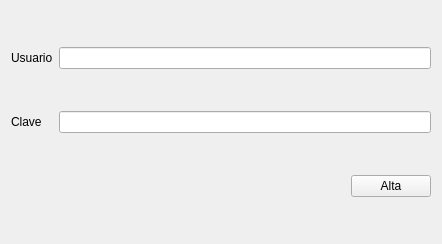
<?xml version="1.0" encoding="UTF-8"?>
<ui version="4.0">
 <class>Alta</class>
 <widget class="QWidget" name="Alta">
  <property name="geometry">
   <rect>
    <x>0</x>
    <y>0</y>
    <width>442</width>
    <height>244</height>
   </rect>
  </property>
  <property name="windowTitle">
   <string>Form</string>
  </property>
  <layout class="QGridLayout" name="gridLayout">
   <item row="1" column="0">
    <widget class="QLabel" name="lClave">
     <property name="text">
      <string>Clave</string>
     </property>
    </widget>
   </item>
   <item row="0" column="0">
    <widget class="QLabel" name="lUsuario">
     <property name="text">
      <string>Usuario</string>
     </property>
    </widget>
   </item>
   <item row="3" column="3">
    <widget class="QPushButton" name="pbAlta">
     <property name="text">
      <string>Alta</string>
     </property>
    </widget>
   </item>
   <item row="3" column="2">
    <spacer name="horizontalSpacer">
     <property name="orientation">
      <enum>Qt::Horizontal</enum>
     </property>
     <property name="sizeHint" stdset="0">
      <size>
       <width>40</width>
       <height>20</height>
      </size>
     </property>
    </spacer>
   </item>
   <item row="0" column="1" colspan="3">
    <widget class="QLineEdit" name="leUsuario"/>
   </item>
   <item row="1" column="1" colspan="3">
    <widget class="QLineEdit" name="leClave">
     <property name="focusPolicy">
      <enum>Qt::WheelFocus</enum>
     </property>
     <property name="echoMode">
      <enum>QLineEdit::Password</enum>
     </property>
    </widget>
   </item>
  </layout>
 </widget>
 <resources/>
 <connections/>
</ui>
